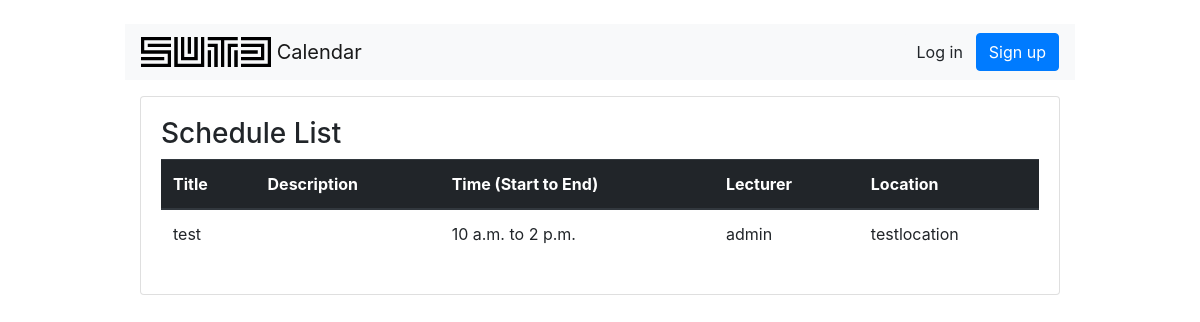
The app's page /schedule/, older data.
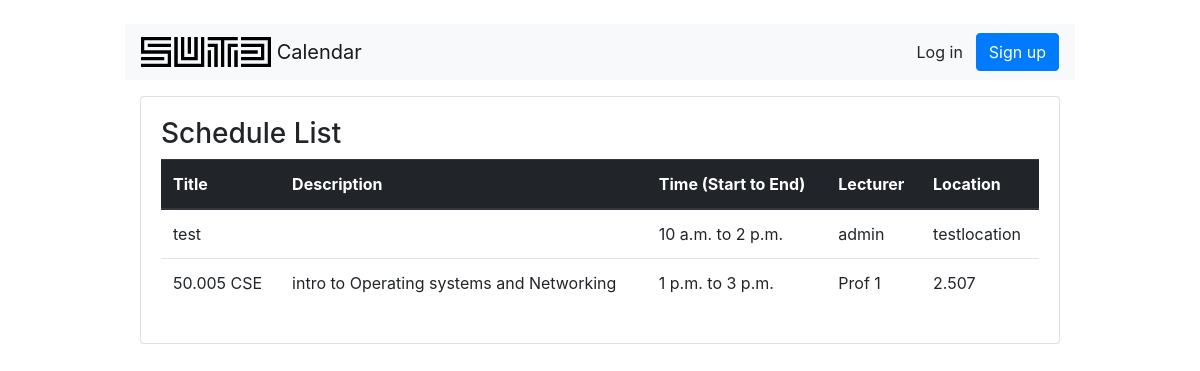
The same page, newer data.
### schedule/models.py (models this page shows, shortened)
class Schedule(models.Model):
    title = models.CharField(max_length=120)
    description = models.TextField(blank=True, null=True)
    date = models.DateField(("Date"), default=datetime.date.today)
    start_time = models.TimeField()
    end_time = models.TimeField()
    lecturer = models.CharField(max_length=50)
    location = models.CharField(max_length=50)

### schedule/views.py (the view)
# urls.py: path('', ScheduleListView.as_view(), name='list'),
class ScheduleListView(ListView):
	model = Schedule
	template_name = "schedule/schedule_list.html"
	queryset = Schedule.objects.all()

### schedule/templates/schedule/schedule_list.html (shortened to what this page needs)
{% extends 'base.html' %}
{% block content %}
	<h3>Schedule List</h3>
	<table  class="table table-hover">
		<thead class="thead-dark">
			<tr>
			    <th scope="col">Title</th>
			    <th scope="col">Description</th>
			    <th scope="col">Time (Start to End)</th>
			    <th scope="col">Lecturer</th>
			    <th scope="col">Location </th>
		  	</tr>
			{% for item in object_list %}
		    	 <tr>
					<td>{{ item.title }} </td>
					<td>{{ item.description }}</td>
					<td>{{ item.start_time }} to {{ item.end_time }}</td>
					<td>{{ item.lecturer }} </td>
					<td>{{ item.location }}</td>
				</tr>
	   	{% empty %}
	    	<tr>
				<td>No schedules yet </td>
				<td></td>
				<td></td>
	    	</tr>
		{% endfor %}
	</table>
{% endblock %}

### templates/base.html (shortened to what this page needs)
{% load static %}<!doctype html>
<html lang="en">
  <head>
    <link rel="stylesheet" href="https://maxcdn.bootstrapcdn.com/bootstrap/4.0.0/css/bootstrap.min.css">
    <link rel="stylesheet" type="text/css" href="{% static 'vendor/fontello-2f186091/css/fontello.css' %}">
    <link rel="stylesheet" type="text/css" href="{% static 'css/app.css' %}">
  </head>
  <body>
    <div class="container my-4">
      <div class="row justify-content-center">
        <div class="col-md-10 col-sm-12">
          <div class="row">
          <nav class="navbar navbar-expand-lg navbar-light bg-light col-12 mb-3">
            <a class="navbar-brand" href="{% url 'home' %}">
              <img src="{% static 'img/sutdlogo.png' %}" width="130" height="30" class="d-inline-block align-top" alt="">
              Calendar
            </a>
            <div class="form-inline my-2 my-lg-0">
              {% if user.is_authenticated %}
                <p class="pt-3">Logged in as <strong>{{ user.first_name }} {{ user.last_name }}</strong>. <a href="{% url 'logout' %}">Log out</a>.</p>
              {% else %}
                <a href="{% url 'login' %}" class="btn btn-light" role="button">Log in</a>
                <a href="{% url 'signup' %}" class="btn btn-primary" role="button">Sign up</a>
              {% endif %}
            </div>
          </nav>
          </div>
          <div class="card mb-3">
            <div class="card-body">
              {% block content %}
              {% endblock %}
            </div>
          </div>
        </div>
      </div>
    </div>
  </body>
</html>

Row changes from the older to the newer data that the page shows:
added Schedule: title "50.005 CSE", description "intro to Operating systems and Networking", start_time "1 p.m.", end_time "3 p.m.", lecturer "Prof 1", location "2.507"
